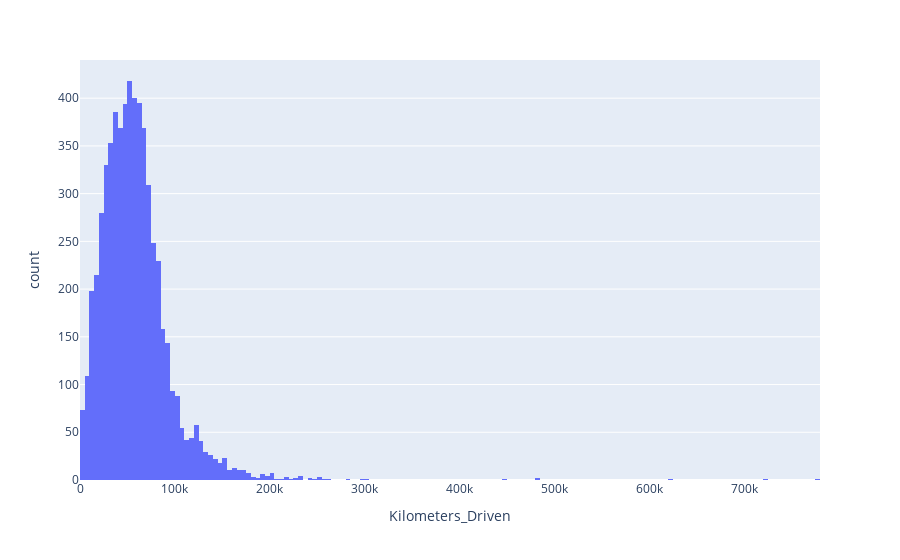

The cell this chart's notebook holds for it:
### Code cell
px.histogram(df, x= 'Kilometers_Driven')

### Figure 1 — Plotly figure (JSON) as saved in the notebook; plotly's stock layout.template omitted (floating-point values rounded to 4 significant figures; data arrays with more than 128 entries replaced by an {"elided": "..."} marker saying what was removed)
{"data": [{"alignmentgroup": "True", "bingroup": "x", "hovertemplate": "Kilometers_Driven=%{x}<br>count=%{y}<extra></extra>", "legendgroup": "", "marker": {"color": "#636efa", "pattern": {"shape": ""}}, "name": "", "offsetgroup": "", "orientation": "v", "showlegend": false, "type": "histogram", "x": {"elided": "6018 int values"}, "xaxis": "x", "yaxis": "y"}], "layout": {"barmode": "relative", "legend": {"tracegroupgap": 0}, "margin": {"t": 60}, "xaxis": {"anchor": "y", "domain": [0, 1], "title": {"text": "Kilometers_Driven"}}, "yaxis": {"anchor": "x", "domain": [0, 1], "title": {"text": "count"}}}}
